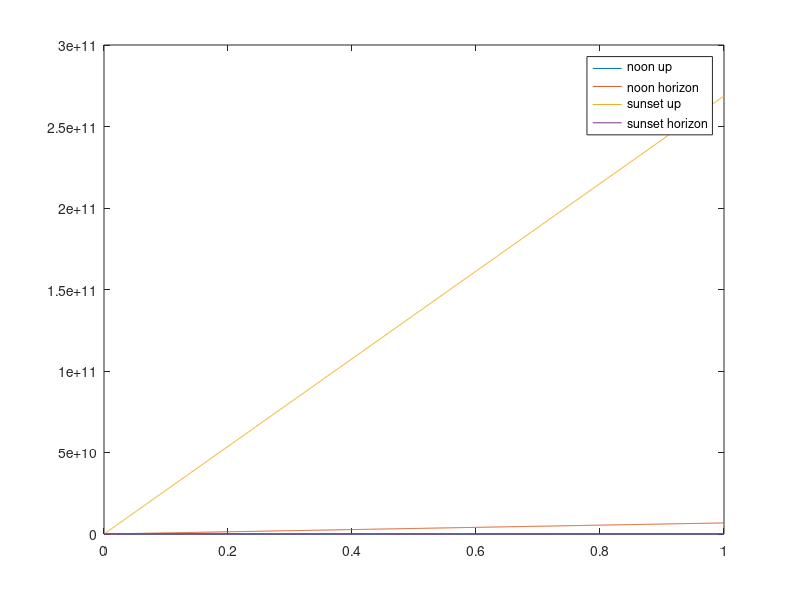

This figure's MATLAB source:
global planet_scale = 1000;
global planet_radius = 6400;

global planet_center_x = 0;
global planet_center_y = -planet_radius;

global atmos_thickness_ratio = 0.025;
global atmos_thickness = planet_radius * atmos_thickness_ratio;
global atmos_radius = planet_radius + atmos_thickness;

global scale_height = atmos_thickness / 4;

function r = vec_len(d_x, d_y)
  r = sqrt(d_x .* d_x + d_y .* d_y);
endfunction

function r = atmos_density (p_x, p_y)
  global planet_center_x;
  global planet_center_y;
  global planet_radius;
  global scale_height;
  d_x = p_x - planet_center_x;
  d_y = p_y - planet_center_y;
  dist_from_surface = vec_len(d_x, d_y) - planet_radius;
  r = exp(-dist_from_surface / scale_height);
endfunction

function [t1, t2] = intersect_time (o_x, o_y, r_x, r_y)
  a = dot(r_x, r_y, r_x, r_y);
  d_x = o_x - c_x;
  d_y = o_y - c_y;
  b = 2 .* dot(d_x, d_y, r_x, r_y);
  c = dot(d_x, d_y, d_x, d_y) - atmos_radius.*atmos_radius;

  s = b.*b - 4*a.*c;
  i = s < 0;

  t1 = ( sqrt(s) - b) ./ (2 .* a);
  t2 = (-sqrt(s) - b) ./ (2 .* a);
endfunction

function r = optical_depth(a_x, a_y, b_x, b_y)
  global atmos_radius;
  d_x = b_x - a_x;
  d_y = b_y - a_y;
  l = vec_len(d_x, d_y);
  samples = 100;
  d_x = d_x ./ l;
  d_y = d_y ./ l;
  l = min(l, 2 * atmos_radius) / samples;
  d_x = d_x .* l;
  d_y = d_y .* l;

  r = 0;
  for i = [1:samples]
    p_x = a_x + i .* d_x;
    p_y = a_y + i .* d_y;
    r = r + atmos_density(p_x, p_y) .* l;
  endfor
endfunction

function r = phase(cos_angle, g)
  c = cos_angle;
  g2 = g .* g;
  r = 3 * (1-g2) .* (1 + c.*c) ./ (2 * (2 + g2) .* realpow(1 + g2 - 2*g.*c, 3.0 / 2.0));
endfunction

function r = dot(x1, y1, x2, y2)
  r = x1.*x2 + y1.*y2;
endfunction

function r = in_scatter(sun_angle, camera_x, camera_y, look_x, look_y, k, g)
  global planet_center_x;
  global planet_center_y;
  global planet_radius;
  global atmos_thickness;
  global atmos_radius;

  sun_x = cos(sun_angle);
  sun_y = sin(sun_angle);
  sun_depth = atmos_radius .* sun_x + atmos_thickness .* sun_y;
  look_depth = atmos_radius .* look_x + atmos_thickness .* look_y;
  cos_theta = dot(sun_x, sun_y, look_x, look_y);
  r = 0;
  r += k .* (sun_depth + 1) .* (sun_depth.*sun_depth + look_depth.*look_depth - 2*sun_depth.*look_depth);
endfunction

camera_x = 0;
camera_y = planet_radius;

max_k = 1/1;
k_samples = 1000;
k = max_k*[1:k_samples]/k_samples;

noon_up = in_scatter(3.14/2, camera_x, camera_y, 0, 1, k, 0);
noon_horizon = in_scatter(3.14/2, camera_x, camera_y, 1, 0, k, 0);
sunset_up = in_scatter(0, camera_x, camera_y, 0, 1, k, 0);
sunset_horizon = in_scatter(0, camera_x, camera_y, 1, 0, k, 0);

figure 1;
plot(k, [noon_up; noon_horizon; sunset_up; sunset_horizon]);

legend(["noon up"; "noon horizon"; "sunset up"; "sunset horizon"]);

rows = 20;
cols = 40;

camera_x = 0;
camera_y = ([0:(rows-1)]'/(rows-1))*2*atmos_thickness + planet_radius;
camera_y_mat = repmat(camera_y, 1, cols);

%figure 2;
%theta = ([0:cols-1]/(cols-1)-1) * 3.14/2;
%theta_mat = repmat(theta, rows, 1);
%look_x = cos(theta_mat);
%look_y = sin(theta_mat);
%sun_angle = 3.14/2;
%y = in_scatter(sun_angle, camera_x, camera_y_mat, look_x, look_y, 1, 0);
%y = y ./ repmat(y(:,1), 1, cols);
%plot(theta, y);
%title("atmos density to sun vs view angle, sun at zenith");
%
%figure 3;
%theta = ([0:cols-1]/(cols-1)-1) * 3.14/2;
%theta_mat = repmat(theta, rows, 1);
%look_x = cos(theta_mat);
%look_y = sin(theta_mat);
%sun_angle = 0;
%y = in_scatter(sun_angle, camera_x, camera_y_mat, look_x, look_y, 1, 0);
%y = y ./ repmat(y(:,1), 1, cols);
%plot(theta, y);
%title("atmos density to sun vs view angle, sun at horizon");
%
%figure 4;
%theta = 2 * (2*[0:cols-1]/(cols-1)-1) * 3.14/2;
%theta_mat = repmat(theta, rows, 1);
%look_x = cos(theta_mat);
%look_y = sin(theta_mat);
%sun_angle = 3.14/2;
%y = in_scatter(sun_angle, camera_x, camera_y_mat, look_x, look_y, 1, 0);
%% normalize each line by their theta=0 values (i.e. when the camera is pointed straight up).
%y = y ./ repmat(in_scatter(sun_angle, camera_x, camera_y, 0, 1, 1, 0), 1, cols);
%y_approx = 1.5 .* (1 - sin(theta));
%plot(theta, y);
%title("atmospheric density vs view angle, normalized");
%
%figure 5;
%sun_angle = 3.14/2;
%y = log(in_scatter(sun_angle, camera_x, camera_y, 0, 1, 1, 0));
%y_approx = planet_radius ./ planet_scale - camera_y ./ scale_height;
%% graph the theta=0 values vs initial height.
%plot(camera_y', [y'; y_approx']);
%title("log(atmos density to sun) vs height, sun at zenith");
